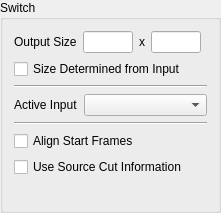
<?xml version="1.0" encoding="UTF-8"?>
<ui version="4.0">
 <class>GroupBox</class>
 <widget class="QGroupBox" name="GroupBox">
  <property name="geometry">
   <rect>
    <x>0</x>
    <y>0</y>
    <width>221</width>
    <height>213</height>
   </rect>
  </property>
  <property name="windowTitle">
   <string>GroupBox</string>
  </property>
  <property name="title">
   <string>Switch</string>
  </property>
  <layout class="QVBoxLayout" name="verticalLayout_2">
   <item>
    <layout class="QFormLayout" name="formLayout_4">
     <property name="fieldGrowthPolicy">
      <enum>QFormLayout::FieldsStayAtSizeHint</enum>
     </property>
     <item row="0" column="0">
      <widget class="QLabel" name="label_6">
       <property name="text">
        <string>Output Size</string>
       </property>
      </widget>
     </item>
     <item row="0" column="1">
      <layout class="QHBoxLayout" name="horizontalLayout_3">
       <item>
        <widget class="QLineEdit" name="outputWidthEdit">
         <property name="maximumSize">
          <size>
           <width>50</width>
           <height>16777215</height>
          </size>
         </property>
        </widget>
       </item>
       <item>
        <widget class="QLabel" name="label_7">
         <property name="text">
          <string>x</string>
         </property>
        </widget>
       </item>
       <item>
        <widget class="QLineEdit" name="outputHeightEdit">
         <property name="maximumSize">
          <size>
           <width>50</width>
           <height>16777215</height>
          </size>
         </property>
        </widget>
       </item>
      </layout>
     </item>
     <item row="1" column="0" colspan="2">
      <widget class="QCheckBox" name="autoSizeCheckBox">
       <property name="text">
        <string>Size Determined from Input</string>
       </property>
      </widget>
     </item>
    </layout>
   </item>
   <item>
    <widget class="Line" name="line_3">
     <property name="orientation">
      <enum>Qt::Horizontal</enum>
     </property>
    </widget>
   </item>
   <item>
    <layout class="QFormLayout" name="formLayout_3">
     <item row="0" column="1">
      <widget class="QComboBox" name="selectedInputCombo">
       <property name="sizePolicy">
        <sizepolicy hsizetype="Expanding" vsizetype="Fixed">
         <horstretch>0</horstretch>
         <verstretch>0</verstretch>
        </sizepolicy>
       </property>
      </widget>
     </item>
     <item row="0" column="0">
      <widget class="QLabel" name="label_5">
       <property name="enabled">
        <bool>true</bool>
       </property>
       <property name="sizePolicy">
        <sizepolicy hsizetype="Minimum" vsizetype="Preferred">
         <horstretch>0</horstretch>
         <verstretch>0</verstretch>
        </sizepolicy>
       </property>
       <property name="text">
        <string>Active Input</string>
       </property>
      </widget>
     </item>
    </layout>
   </item>
   <item>
    <widget class="Line" name="line_4">
     <property name="orientation">
      <enum>Qt::Horizontal</enum>
     </property>
    </widget>
   </item>
   <item>
    <widget class="QCheckBox" name="alignCheckBox">
     <property name="text">
      <string>Align Start Frames</string>
     </property>
    </widget>
   </item>
   <item>
    <widget class="QCheckBox" name="useCutInfoCheckBox">
     <property name="text">
      <string>Use Source Cut Information</string>
     </property>
    </widget>
   </item>
   <item>
    <spacer name="verticalSpacer_2">
     <property name="orientation">
      <enum>Qt::Vertical</enum>
     </property>
     <property name="sizeHint" stdset="0">
      <size>
       <width>20</width>
       <height>29</height>
      </size>
     </property>
    </spacer>
   </item>
  </layout>
 </widget>
 <resources/>
 <connections/>
</ui>
